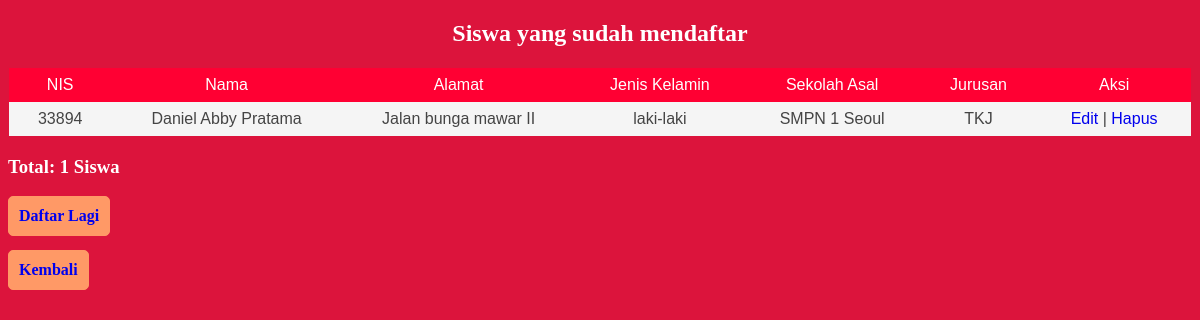
The page /search.php?cari=Daniel Abby Pratama on the database its author committed.
### tables this page shows
CREATE TABLE `siswa` (
  `nis` int(30) NOT NULL,
  `nama` varchar(50) NOT NULL,
  `alamat` varchar(50) NOT NULL,
  `jenis_kelamin` varchar(50) NOT NULL,
  `sekolah_asal` varchar(50) NOT NULL,
  `jurusan` varchar(50) NOT NULL
);

### search.php (the view, shortened to what this page needs)
<?php include("koneksi.php");?>
<!DOCTYPE html>
<html>
	<head>
		<link rel="stylesheet" href="tabel.css"/>
	</head>
	<body>
		<header>
			<h2>Siswa yang sudah mendaftar</h2>
		</header>
    <table class="table1">
    <thead>
        <tr>
			<th>NIS</th>
            <th>Nama</th>
            <th>Alamat</th>
            <th>Jenis Kelamin</th>
            <th>Sekolah Asal</th>
            <th>Jurusan</th>
			<th colspan="2">Aksi</th>
        </tr>
    </thead>
    <tbody>
        <?php
		$cari = $_GET['cari'];
        $sql = "SELECT * FROM siswa WHERE nama LIKE '%$cari%'";
        $query = mysqli_query($connect, $sql);
        while($siswa = mysqli_fetch_array($query)){
            echo "<tr>";
            echo "<td>".$siswa['nis']."</td>";
            echo "<td>".$siswa['nama']."</td>";
            echo "<td>".$siswa['alamat']."</td>";
            echo "<td>".$siswa['jenis_kelamin']."</td>";
            echo "<td>".$siswa['sekolah_asal']."</td>";
			echo "<td>".$siswa['jurusan']."</td>";
            echo "<td>";
            echo "<a href='form-edit.php?nis=".$siswa['nis']."'>Edit</a> | ";
            echo "<a href='hapus.php?nis=".$siswa['nis']."'>Hapus</a>";
            echo "</td>";
            echo "</tr>";
        }
        ?>
    </tbody>
    </table>
    <h3><p>Total: <?php echo mysqli_num_rows($query) ?> Siswa</p></h3>
	<div class="button">
        <a href="form-daftar.php">Daftar Lagi</a>
	</div>
	<br>
	<br>
	<br>
	<div class="button">
		<a href="index.php">Kembali</a>
	</div>
    </body>
</html>

### tabel.css (style rules this page uses)
* { box-sizing: border-box; }
header { text-align: center; color: #ffffff; }
body { background-color: #DC143C; }
.table1 { font-family: sans-serif; color: #444; border-collapse: collapse; width: 100%; border: 1px solid #DC143C; }
.table1 tr th { background: #FF0033; color: #fff; font-weight: normal; }
.table, th, td { padding: 8px 20px; text-align: center; }
.table1 tr { background-color: #f5f5f5; }
p { text-align: left; color: #ffffff; }
a { text-decoration: none; }
.button { cursor:pointer; display: block; color: white; float: left; background: #ff9966; padding:10px; border-radius: 5px; border: 1px solid #ff9966; font-weight: bolder; text-decoration: none; }
.button a { text-decoration: none; }

### rows shown on the page
siswa: nis "33894", nama "Daniel Abby Pratama", alamat "Jalan bunga mawar II", jenis_kelamin "laki-laki", sekolah_asal "SMPN 1 Seoul", jurusan "TKJ"

### other values the page prints
mysqli_num_rows($query) "1"
